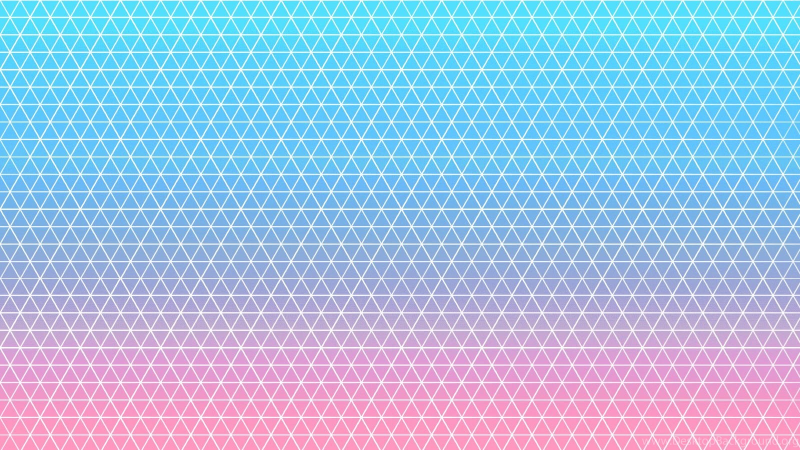
#> input picture images/background/1.jpg, 1600 x 900 px (shown at 1/2 size); its folder holds only this picture in this run
$ python vaporwave.py
#> lines starting #> are read from the running program, lines starting #| are printed output that depends on the picture
from PIL import Image
from glob import glob
from random import choice, randint, uniform
from image_utils import *
import numpy as np
import os, cv2

#Set size of output image.
outsize = (1024,768)

#Make file lists.
imagedir = "./images/"
background = glob(imagedir + "background/*")
text = glob(imagedir + "text/*")
# statue = glob(imagedir + "statue/*")
sticker = glob(imagedir + "sticker/*")
window = glob(imagedir + "window/*")

#Import random background image and resize to CANVAS SIZE.
im = Image.open(choice(background)).resize(outsize).convert("RGBA")
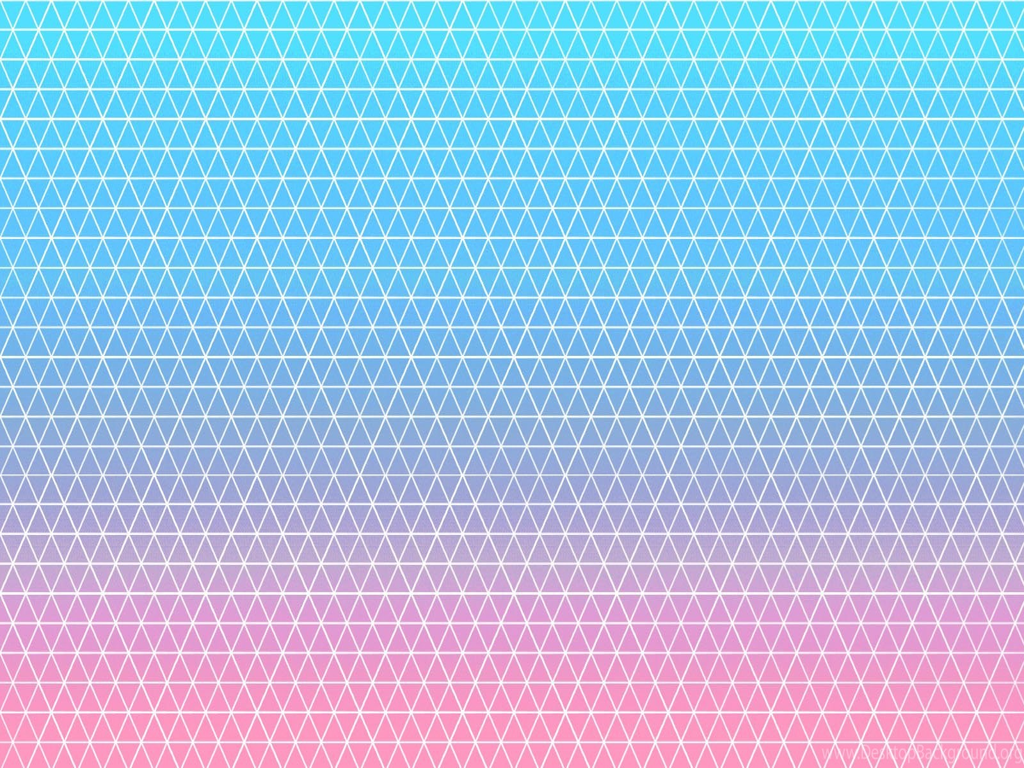
#> im: PIL image 1024x768 RGBA; mean R, G, B, A 164.2, 193.4, 229.4, 255

# styles = ["cascade-box", "sticker", "statue"]
styles = ["cascade-box", "sticker"]
chosen = choice(styles)

if chosen == "cascade-box":
    #Make dialog box cascade.
    im = insert_cascade(choice(window), im, uniform(0.1, 0.3),
                        randint(0,256), randint(0,128))

    #Insert text
    x, y = [choice([50,550]), choice([50,450])]
    im = insert_pic(choice(text), im, 0, x, y)

elif chosen == "sticker":
    #Spam stickers at random locations and orientations.
    for _ in range(randint(10,20)):
        #Insert random sticker.
        x, y, k = [randint(-200, 900), randint(-200, 600), randint(0,364)]
#> (the run stopped early here; a loop or call above may not have finished)
